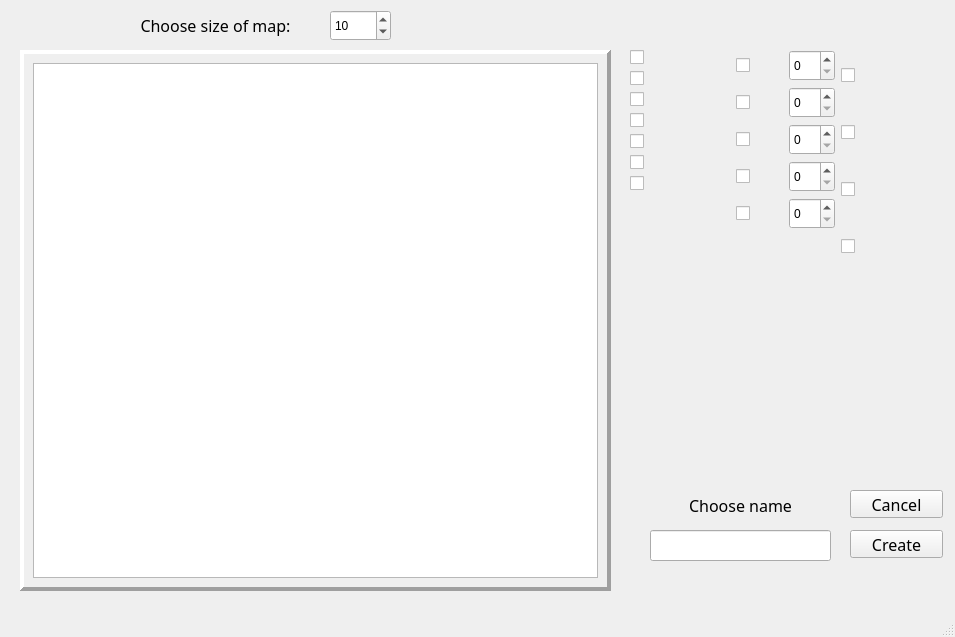
<?xml version="1.0" encoding="UTF-8"?>
<ui version="4.0">
 <class>CreateMap</class>
 <widget class="QMainWindow" name="CreateMap">
  <property name="geometry">
   <rect>
    <x>0</x>
    <y>0</y>
    <width>955</width>
    <height>637</height>
   </rect>
  </property>
  <property name="windowTitle">
   <string>MainWindow</string>
  </property>
  <widget class="QWidget" name="centralwidget">
   <property name="sizePolicy">
    <sizepolicy hsizetype="Maximum" vsizetype="Maximum">
     <horstretch>0</horstretch>
     <verstretch>0</verstretch>
    </sizepolicy>
   </property>
   <property name="autoFillBackground">
    <bool>false</bool>
   </property>
   <widget class="QFrame" name="frame">
    <property name="geometry">
     <rect>
      <x>20</x>
      <y>50</y>
      <width>591</width>
      <height>541</height>
     </rect>
    </property>
    <property name="frameShape">
     <enum>QFrame::Panel</enum>
    </property>
    <property name="frameShadow">
     <enum>QFrame::Raised</enum>
    </property>
    <property name="lineWidth">
     <number>4</number>
    </property>
    <layout class="QGridLayout" name="gridLayout_2">
     <item row="0" column="0">
      <widget class="QGraphicsView" name="graphicsView"/>
     </item>
    </layout>
   </widget>
   <widget class="QPushButton" name="create">
    <property name="geometry">
     <rect>
      <x>850</x>
      <y>530</y>
      <width>93</width>
      <height>28</height>
     </rect>
    </property>
    <property name="font">
     <font>
      <family>Britannic Bold</family>
      <pointsize>12</pointsize>
     </font>
    </property>
    <property name="text">
     <string>Create</string>
    </property>
   </widget>
   <widget class="QLineEdit" name="name_level">
    <property name="geometry">
     <rect>
      <x>650</x>
      <y>530</y>
      <width>181</width>
      <height>31</height>
     </rect>
    </property>
   </widget>
   <widget class="QLabel" name="name">
    <property name="geometry">
     <rect>
      <x>660</x>
      <y>490</y>
      <width>161</width>
      <height>31</height>
     </rect>
    </property>
    <property name="font">
     <font>
      <family>Britannic Bold</family>
      <pointsize>12</pointsize>
     </font>
    </property>
    <property name="layoutDirection">
     <enum>Qt::LeftToRight</enum>
    </property>
    <property name="text">
     <string>Choose name</string>
    </property>
    <property name="alignment">
     <set>Qt::AlignCenter</set>
    </property>
   </widget>
   <widget class="QWidget" name="gridLayoutWidget">
    <property name="geometry">
     <rect>
      <x>630</x>
      <y>50</y>
      <width>311</width>
      <height>431</height>
     </rect>
    </property>
    <layout class="QGridLayout" name="gridLayout">
     <item row="0" column="1">
      <layout class="QVBoxLayout" name="verticalLayout_2">
       <item>
        <layout class="QHBoxLayout" name="horizontalLayout_3">
         <item>
          <widget class="QCheckBox" name="function1">
           <property name="text">
            <string/>
           </property>
           <property name="icon">
            <iconset resource="resources.qrc">
             <normaloff>:/image/function1.png</normaloff>:/image/function1.png</iconset>
           </property>
           <property name="iconSize">
            <size>
             <width>47</width>
             <height>47</height>
            </size>
           </property>
          </widget>
         </item>
         <item>
          <widget class="QSpinBox" name="spinBoxFunction1">
           <property name="sizePolicy">
            <sizepolicy hsizetype="Minimum" vsizetype="Fixed">
             <horstretch>0</horstretch>
             <verstretch>0</verstretch>
            </sizepolicy>
           </property>
           <property name="minimumSize">
            <size>
             <width>40</width>
             <height>31</height>
            </size>
           </property>
           <property name="maximum">
            <number>17</number>
           </property>
          </widget>
         </item>
        </layout>
       </item>
       <item>
        <layout class="QHBoxLayout" name="horizontalLayout_5">
         <item>
          <widget class="QCheckBox" name="function2">
           <property name="text">
            <string/>
           </property>
           <property name="icon">
            <iconset resource="resources.qrc">
             <normaloff>:/image/function2.png</normaloff>:/image/function2.png</iconset>
           </property>
           <property name="iconSize">
            <size>
             <width>47</width>
             <height>47</height>
            </size>
           </property>
          </widget>
         </item>
         <item>
          <widget class="QSpinBox" name="spinBoxFunction2">
           <property name="minimumSize">
            <size>
             <width>40</width>
             <height>31</height>
            </size>
           </property>
           <property name="maximum">
            <number>17</number>
           </property>
          </widget>
         </item>
        </layout>
       </item>
       <item>
        <layout class="QHBoxLayout" name="horizontalLayout_6">
         <item>
          <widget class="QCheckBox" name="function3">
           <property name="text">
            <string/>
           </property>
           <property name="icon">
            <iconset resource="resources.qrc">
             <normaloff>:/image/function3.png</normaloff>:/image/function3.png</iconset>
           </property>
           <property name="iconSize">
            <size>
             <width>47</width>
             <height>47</height>
            </size>
           </property>
          </widget>
         </item>
         <item>
          <widget class="QSpinBox" name="spinBoxFunction3">
           <property name="minimumSize">
            <size>
             <width>40</width>
             <height>31</height>
            </size>
           </property>
           <property name="maximum">
            <number>17</number>
           </property>
          </widget>
         </item>
        </layout>
       </item>
       <item>
        <layout class="QHBoxLayout" name="horizontalLayout_7">
         <property name="spacing">
          <number>7</number>
         </property>
         <item>
          <widget class="QCheckBox" name="function4">
           <property name="text">
            <string/>
           </property>
           <property name="icon">
            <iconset resource="resources.qrc">
             <normaloff>:/image/function4.png</normaloff>:/image/function4.png</iconset>
           </property>
           <property name="iconSize">
            <size>
             <width>47</width>
             <height>47</height>
            </size>
           </property>
          </widget>
         </item>
         <item>
          <widget class="QSpinBox" name="spinBoxFunction4">
           <property name="minimumSize">
            <size>
             <width>40</width>
             <height>31</height>
            </size>
           </property>
           <property name="maximum">
            <number>17</number>
           </property>
          </widget>
         </item>
        </layout>
       </item>
       <item>
        <layout class="QHBoxLayout" name="horizontalLayout_8">
         <property name="spacing">
          <number>7</number>
         </property>
         <item>
          <widget class="QCheckBox" name="function5">
           <property name="text">
            <string/>
           </property>
           <property name="icon">
            <iconset resource="resources.qrc">
             <normaloff>:/image/function5.png</normaloff>:/image/function5.png</iconset>
           </property>
           <property name="iconSize">
            <size>
             <width>47</width>
             <height>47</height>
            </size>
           </property>
          </widget>
         </item>
         <item>
          <widget class="QSpinBox" name="spinBoxFunction5">
           <property name="minimumSize">
            <size>
             <width>40</width>
             <height>31</height>
            </size>
           </property>
           <property name="maximum">
            <number>17</number>
           </property>
          </widget>
         </item>
        </layout>
       </item>
       <item>
        <spacer name="verticalSpacer">
         <property name="orientation">
          <enum>Qt::Vertical</enum>
         </property>
         <property name="sizeHint" stdset="0">
          <size>
           <width>20</width>
           <height>40</height>
          </size>
         </property>
        </spacer>
       </item>
      </layout>
     </item>
     <item row="0" column="0">
      <layout class="QVBoxLayout" name="verticalLayout">
       <item>
        <widget class="QCheckBox" name="arrow_up">
         <property name="text">
          <string/>
         </property>
         <property name="icon">
          <iconset resource="resources.qrc">
           <normaloff>:/image/arrow_up.png</normaloff>:/image/arrow_up.png</iconset>
         </property>
         <property name="iconSize">
          <size>
           <width>47</width>
           <height>47</height>
          </size>
         </property>
        </widget>
       </item>
       <item>
        <widget class="QCheckBox" name="arrow_right">
         <property name="text">
          <string/>
         </property>
         <property name="icon">
          <iconset resource="resources.qrc">
           <normaloff>:/image/arrow_right.png</normaloff>:/image/arrow_right.png</iconset>
         </property>
         <property name="iconSize">
          <size>
           <width>47</width>
           <height>47</height>
          </size>
         </property>
        </widget>
       </item>
       <item>
        <widget class="QCheckBox" name="arrow_left">
         <property name="text">
          <string/>
         </property>
         <property name="icon">
          <iconset resource="resources.qrc">
           <normaloff>:/image/arrow_left.png</normaloff>:/image/arrow_left.png</iconset>
         </property>
         <property name="iconSize">
          <size>
           <width>47</width>
           <height>47</height>
          </size>
         </property>
        </widget>
       </item>
       <item>
        <widget class="QCheckBox" name="blue_brush">
         <property name="icon">
          <iconset resource="resources.qrc">
           <normaloff>:/image/blue_brush.png</normaloff>:/image/blue_brush.png</iconset>
         </property>
         <property name="iconSize">
          <size>
           <width>47</width>
           <height>47</height>
          </size>
         </property>
        </widget>
       </item>
       <item>
        <widget class="QCheckBox" name="dark_magenta_brush">
         <property name="icon">
          <iconset resource="resources.qrc">
           <normaloff>:/image/dark_magenta_brush.png</normaloff>:/image/dark_magenta_brush.png</iconset>
         </property>
         <property name="iconSize">
          <size>
           <width>47</width>
           <height>47</height>
          </size>
         </property>
        </widget>
       </item>
       <item>
        <widget class="QCheckBox" name="red_brush">
         <property name="text">
          <string/>
         </property>
         <property name="icon">
          <iconset resource="resources.qrc">
           <normaloff>:/image/red_brush.png</normaloff>:/image/red_brush.png</iconset>
         </property>
         <property name="iconSize">
          <size>
           <width>47</width>
           <height>47</height>
          </size>
         </property>
        </widget>
       </item>
       <item>
        <widget class="QCheckBox" name="dark_yellow_brush">
         <property name="icon">
          <iconset resource="resources.qrc">
           <normaloff>:/image/dark_yellow_brush.png</normaloff>:/image/dark_yellow_brush.png</iconset>
         </property>
         <property name="iconSize">
          <size>
           <width>47</width>
           <height>47</height>
          </size>
         </property>
        </widget>
       </item>
       <item>
        <spacer name="verticalSpacer_3">
         <property name="orientation">
          <enum>Qt::Vertical</enum>
         </property>
         <property name="sizeHint" stdset="0">
          <size>
           <width>20</width>
           <height>40</height>
          </size>
         </property>
        </spacer>
       </item>
      </layout>
     </item>
     <item row="0" column="2">
      <layout class="QVBoxLayout" name="verticalLayout_3">
       <item>
        <widget class="QCheckBox" name="blue">
         <property name="minimumSize">
          <size>
           <width>0</width>
           <height>51</height>
          </size>
         </property>
         <property name="baseSize">
          <size>
           <width>0</width>
           <height>0</height>
          </size>
         </property>
         <property name="locale">
          <locale language="English" country="UnitedStates"/>
         </property>
         <property name="text">
          <string/>
         </property>
         <property name="iconSize">
          <size>
           <width>47</width>
           <height>47</height>
          </size>
         </property>
         <property name="autoRepeatInterval">
          <number>100</number>
         </property>
        </widget>
       </item>
       <item>
        <widget class="QCheckBox" name="dark_magenta">
         <property name="minimumSize">
          <size>
           <width>0</width>
           <height>51</height>
          </size>
         </property>
         <property name="text">
          <string/>
         </property>
         <property name="iconSize">
          <size>
           <width>47</width>
           <height>47</height>
          </size>
         </property>
        </widget>
       </item>
       <item>
        <widget class="QCheckBox" name="red">
         <property name="minimumSize">
          <size>
           <width>0</width>
           <height>51</height>
          </size>
         </property>
         <property name="text">
          <string/>
         </property>
         <property name="iconSize">
          <size>
           <width>47</width>
           <height>47</height>
          </size>
         </property>
        </widget>
       </item>
       <item>
        <widget class="QCheckBox" name="dark_yellow">
         <property name="minimumSize">
          <size>
           <width>0</width>
           <height>51</height>
          </size>
         </property>
         <property name="text">
          <string/>
         </property>
         <property name="iconSize">
          <size>
           <width>47</width>
           <height>47</height>
          </size>
         </property>
        </widget>
       </item>
       <item>
        <spacer name="verticalSpacer_2">
         <property name="orientation">
          <enum>Qt::Vertical</enum>
         </property>
         <property name="sizeHint" stdset="0">
          <size>
           <width>20</width>
           <height>40</height>
          </size>
         </property>
        </spacer>
       </item>
      </layout>
     </item>
    </layout>
   </widget>
   <widget class="QSpinBox" name="sizeOfMap">
    <property name="geometry">
     <rect>
      <x>330</x>
      <y>10</y>
      <width>61</width>
      <height>31</height>
     </rect>
    </property>
    <property name="minimum">
     <number>3</number>
    </property>
    <property name="maximum">
     <number>20</number>
    </property>
    <property name="value">
     <number>10</number>
    </property>
   </widget>
   <widget class="QLabel" name="labelSizOfMap">
    <property name="geometry">
     <rect>
      <x>100</x>
      <y>10</y>
      <width>231</width>
      <height>31</height>
     </rect>
    </property>
    <property name="font">
     <font>
      <family>Britannic Bold</family>
      <pointsize>12</pointsize>
     </font>
    </property>
    <property name="text">
     <string>Choose size of map:</string>
    </property>
    <property name="alignment">
     <set>Qt::AlignCenter</set>
    </property>
   </widget>
   <widget class="QPushButton" name="cancel">
    <property name="geometry">
     <rect>
      <x>850</x>
      <y>490</y>
      <width>93</width>
      <height>28</height>
     </rect>
    </property>
    <property name="font">
     <font>
      <family>Britannic Bold</family>
      <pointsize>12</pointsize>
     </font>
    </property>
    <property name="text">
     <string>Cancel</string>
    </property>
   </widget>
  </widget>
  <widget class="QMenuBar" name="menubar">
   <property name="geometry">
    <rect>
     <x>0</x>
     <y>0</y>
     <width>955</width>
     <height>26</height>
    </rect>
   </property>
  </widget>
  <widget class="QStatusBar" name="statusbar"/>
 </widget>
 <resources>
  <include location="resources.qrc"/>
 </resources>
 <connections/>
</ui>
